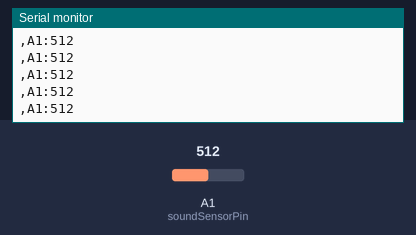
Recording of a sketch running on a simulated Arduino Uno, built with avr-gcc and run on an emulated ATmega328P. On the bench: the last lines printed to the serial monitor. Inputs (shaded band) come from the test bench; at power-on: A1 (soundSensorPin) = 512.

Above: at 4.2 s.
4.3 s: A1 (soundSensorPin) set to 992
At 4.34 s:
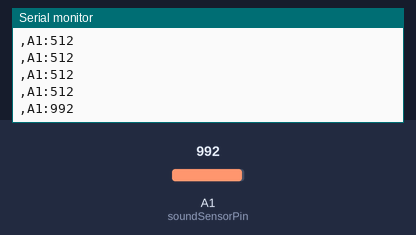
7.3 s: A1 (soundSensorPin) set to 1008
At 7.31 s:
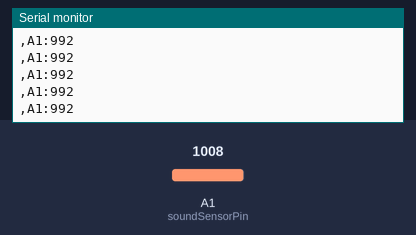
Timing chart, 0 to 9.8 s (numbered marks = the images above; inputs shaded):
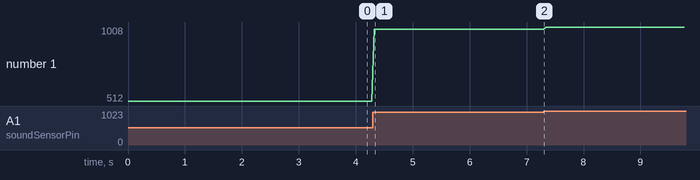

The sketch:

sketch_nov30a.ino
```cpp
const int soundSensorPin = A1;
const int soundThreshold = 300;
int soundValue = 0;
void setup() {
  Serial.begin(9600);
}

void loop() {

  soundValue = analogRead(soundSensorPin);
  Serial.print(",A1:");
  Serial.println(soundValue);
delay(50);
}
```

Measured:
- after the input at 4.3 s, the serial monitor: prints a new line at once (image 1)
- plotted number 1: 512 → 992 after the input at 4.3 s, 992 → 1008 after the input at 7.3 s
